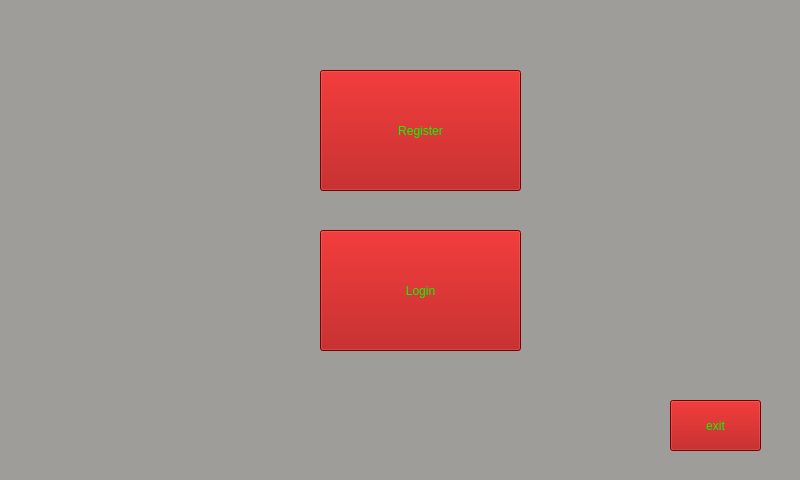
<?xml version="1.0" encoding="UTF-8"?>
<ui version="4.0">
 <class>MainWindow</class>
 <widget class="QMainWindow" name="MainWindow">
  <property name="geometry">
   <rect>
    <x>0</x>
    <y>0</y>
    <width>800</width>
    <height>480</height>
   </rect>
  </property>
  <property name="windowTitle">
   <string>MainWindow</string>
  </property>
  <property name="styleSheet">
   <string notr="true">color: rgb(85, 85, 0);
background-color: rgb(159, 157, 154);
</string>
  </property>
  <widget class="QWidget" name="centralWidget">
   <widget class="QPushButton" name="pushButton">
    <property name="geometry">
     <rect>
      <x>320</x>
      <y>70</y>
      <width>201</width>
      <height>121</height>
     </rect>
    </property>
    <property name="styleSheet">
     <string notr="true">background-color: rgb(170, 0, 0);
color: rgb(0, 255, 0);
font: 14pt &quot;Sans Serif&quot;;</string>
    </property>
    <property name="text">
     <string>Register</string>
    </property>
   </widget>
   <widget class="QPushButton" name="pushButton_2">
    <property name="geometry">
     <rect>
      <x>320</x>
      <y>230</y>
      <width>201</width>
      <height>121</height>
     </rect>
    </property>
    <property name="styleSheet">
     <string notr="true">font: 14pt &quot;Sans Serif&quot;;
background-color: rgb(170, 0, 0);
color: rgb(0, 255, 0);</string>
    </property>
    <property name="text">
     <string>Login</string>
    </property>
   </widget>
   <widget class="QPushButton" name="pushButton_3">
    <property name="geometry">
     <rect>
      <x>670</x>
      <y>400</y>
      <width>91</width>
      <height>51</height>
     </rect>
    </property>
    <property name="styleSheet">
     <string notr="true">color: rgb(0, 255, 0);
font: 11pt &quot;Sans Serif&quot;;
background-color: rgb(170, 0, 0);</string>
    </property>
    <property name="text">
     <string>exit</string>
    </property>
   </widget>
   <widget class="QLabel" name="label">
    <property name="geometry">
     <rect>
      <x>0</x>
      <y>0</y>
      <width>130</width>
      <height>100</height>
     </rect>
    </property>
    <property name="text">
     <string/>
    </property>
   </widget>
  </widget>
  <widget class="QStatusBar" name="statusBar"/>
 </widget>
 <layoutdefault spacing="6" margin="11"/>
 <resources/>
 <connections/>
</ui>
